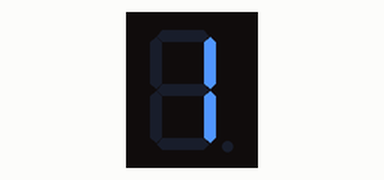
Bench run of a sketch on a simulated Arduino Uno, built with avr-gcc and run on an emulated ATmega328P. Parts: 1-digit seven-segment display. Wiring (inferred from the names in the program): 1-digit 7-segment display, segments lit when HIGH: segments pin 2, pin 3, pin 4, pin 5, pin 6, pin 7, pin 8. The segment pins are drawn as the display they are named for.

Above: at 1.1 s.
At 2.1 s:
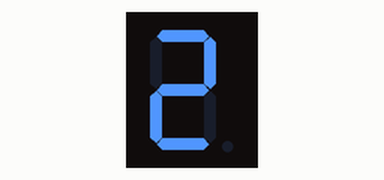
At 3.1 s:
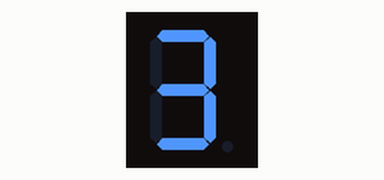
At 5.1 s:
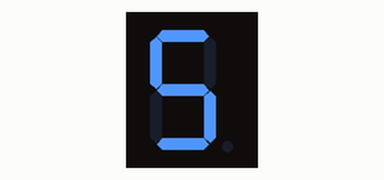
At 7.1 s:
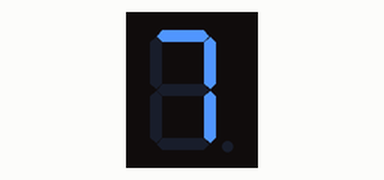
At 10.1 s:
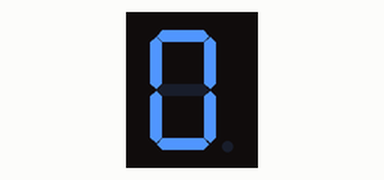

The sketch:

dsplay_7_segments_1.ino
```cpp
/****************************************************************
 **                                                            **
 **                    DISPLAY DE 7 SEGMENTS                   **
 **                    ENTRADES I SORTIDES DIGITALS            **
 **                                                            **
 **  Nom: Carlos Rubio Ortega               Data: 20/03/2017   **
 ***************************************************************/
 //************************ INCLUDE *****************************


 //*********************** VARIABLES ****************************

const int segA = 2;   // definim les variables quin valor seran
const int segB = 3;   //
const int segC = 4;
const int segD = 5;
const int segE = 6;
const int segF = 7;
const int segG = 8;
int pausa = 1000;


 //************************* SETUP ******************************

void setup()                // configura el final de la sortida
{

  pinMode(segA, OUTPUT);    // Definim les variables com sortides
  pinMode(segB, OUTPUT);    // Definim les variables com sortides
  pinMode(segC, OUTPUT);    // Definim les variables com sortides
  pinMode(segD, OUTPUT);    // Definim les variables com sortides
  pinMode(segE, OUTPUT);    // Definim les variables com sortides
  pinMode(segF, OUTPUT);    // Definim les variables com sortides
  pinMode(segG, OUTPUT);    // Definim les variables com sortides

  digitalWrite(segA,HIGH);  // Numero 0
  digitalWrite(segB,HIGH);
  digitalWrite(segC,HIGH);
  digitalWrite(segD,HIGH);
  digitalWrite(segE,HIGH);
  digitalWrite(segF,HIGH);
  digitalWrite(segG,LOW);

  delay (pausa);
}


//*************************** LOOP ******************************

void loop()         // inicia el bucle del programa
 {
  digitalWrite(segA, LOW);    // número 1
  digitalWrite(segD, LOW);
  digitalWrite(segE, LOW);
  digitalWrite(segF, LOW);    // segments que queden encesos: B, C

  delay(pausa);               // es queda en aquest estat pausa ms

  digitalWrite(segA, HIGH);   // número 2
  digitalWrite(segC, LOW);    // aquest segment quedara aturat
  digitalWrite(segD, HIGH);
  digitalWrite(segE, HIGH);
  digitalWrite(segG, HIGH);   // segments que queden encesos: A, B, D, E i G

  delay(pausa);               // es queda en aquest estat pausa ms

  digitalWrite(segC, HIGH);   // número 3
  digitalWrite(segE, LOW);    // segments que quedaran encesos: A, B, C, D i G

  delay(pausa);               // es queda en aquest estat pausa ms

  digitalWrite(segA, LOW);    // número 4
  digitalWrite(segD, LOW);
  digitalWrite(segF, HIGH);   // segments que quedaran encesos: B, C, F i G

  delay(pausa);               // es queda en aquest estat pausa ms

  digitalWrite(segA, HIGH);   // número 5
  digitalWrite(segB, LOW);
  digitalWrite(segD, HIGH);   // segments que queden encesos: A, C, D, F i G

  delay(pausa);               // es queda en aquest estat pausa ms

  digitalWrite(segA, LOW);    // número 6
  digitalWrite(segE, HIGH);   // segments que queden encesos: C, D, E, F i G

  delay(pausa);               // es queda en aquest estat pausa ms

  digitalWrite(segA, HIGH);   // número 7
  digitalWrite(segB, HIGH);
  digitalWrite(segD, LOW);
  digitalWrite(segE, LOW);
  digitalWrite(segF, LOW);
  digitalWrite(segG, LOW);    // segments que queden encesos: A, B i C

  delay(pausa);               // es queda en aquest estat pausa ms

  digitalWrite(segD, HIGH);   // número 8
  digitalWrite(segE, HIGH);
  digitalWrite(segF, HIGH);
  digitalWrite(segG, HIGH);   // segments que queden encesos: A, B, C, D, E, F i G

  delay(pausa);               // es queda en aquest estat pausa ms

  digitalWrite(segD, LOW);    // número 9
  digitalWrite(segE, LOW);    // segments que queden encesos: A, B, C, F i G

  delay(pausa);               // es queda en aquest estat pausa ms

  digitalWrite(segD, HIGH);   // número 0
  digitalWrite(segE, HIGH);
  digitalWrite(segG, LOW);    // segments que queden encesos: A, B, C, D, E i F

  delay(pausa);               // es queda en aquest estat pausa ms
}


//************************* FUNCIONS ****************************
   // En aquest programa podem veure com ens mostra amb els display tots els numeros del 0 al 9.
```

Measured:
- by itself, everything shown: repeats every 10.0 s, in 10 steps
- what the display in image 0 shows lasts 1.0 s, from 1.0 s to 2.0 s
